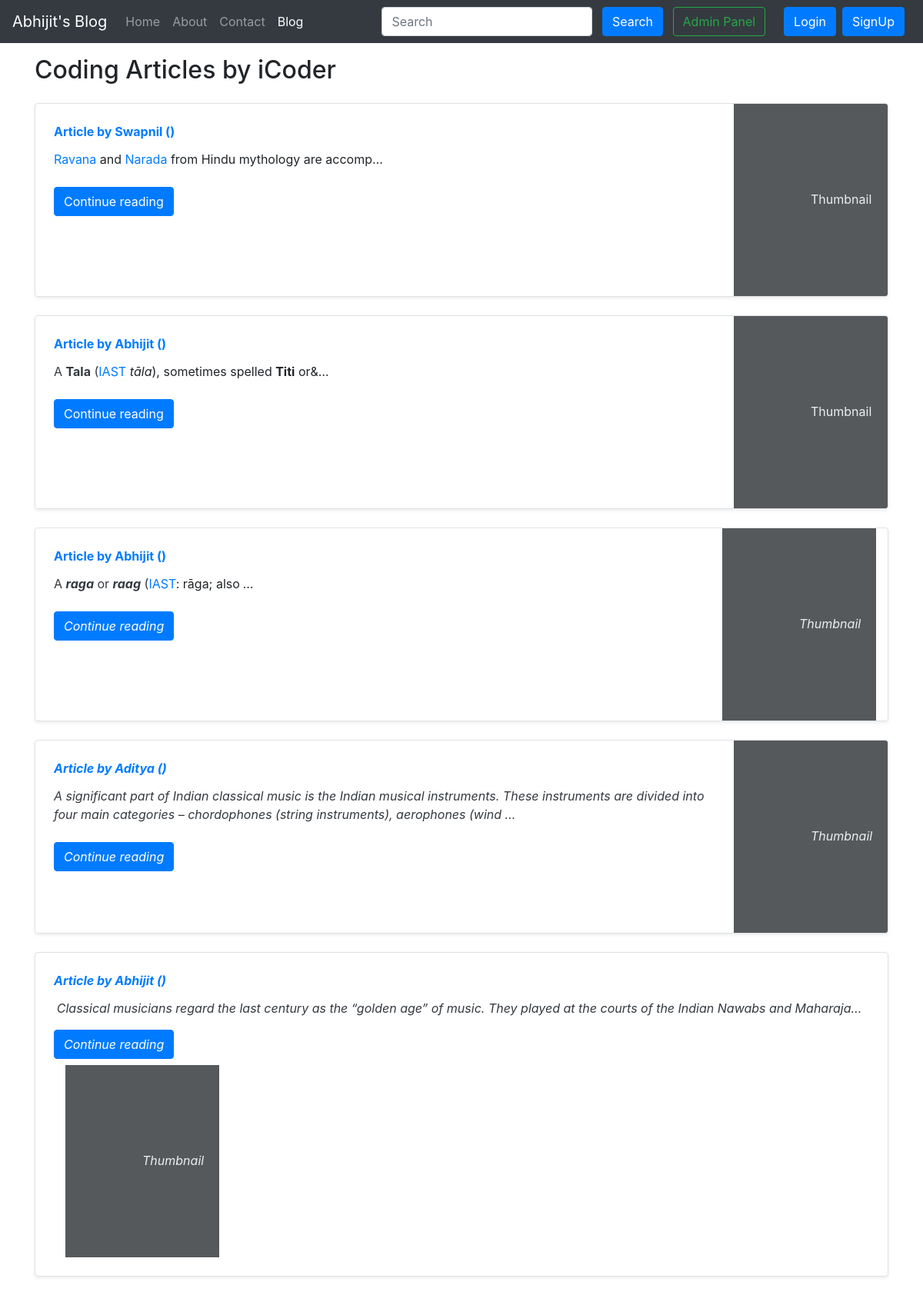
Screenshot of /blog/ with the database file from the repository.
### blog/models.py (models this page shows, shortened)
class Post(models.Model):
    sno=models.AutoField(primary_key=True)
    title=models.CharField(max_length=255)
    author=models.CharField(max_length=14)
    slug=models.CharField(max_length=130)
    timeStamp=models.DateTimeField(blank=True)
    content=models.TextField()

### blog/views.py (the view)
# urls.py: path('',views.blogHome, name='blogHome'),
def blogHome(request):
    allPosts= Post.objects.all()
    context={'allPosts': allPosts}
    return render(request, "blog/blogHome.html", context)

### templates/blog/bloghome.html (shortened to what this page needs)
{% extends 'base.html' %}
{% block blogactive %} active {% endblock blogactive %}
{% block body %}
<div class="container my-3">
    <h2>Coding Articles by iCoder</h2>
    {% for post in allPosts  %}
    <div class="row no-gutters border rounded overflow-hidden flex-md-row mb-4 shadow-sm h-md-250 my-4 position-relative">
        <div class="col p-4 d-flex flex-column position-static">
            <strong class="d-inline-block mb-2 text-primary">Article  by {{post.author}} ({{post.views}})</strong>
            <h3 class="mb-0"><a class="text-dark" href="/blog/{{post.slug}}"{{post.title}} </a> </h3>
            <p class="card-text mb-auto">{{post.content|safe |truncatechars:200}}</p>
            <div class="my-2">
            	<a href="/blog/{{post.slug}}" role="button" class="btn btn-primary">Continue reading</a>
            </div>
        </div>
        <div class="col-auto d-none d-lg-block">
            <svg class="bd-placeholder-img" width="200" height="250" xmlns="http://www.w3.org/2000/svg" preserveAspectRatio="xMidYMid slice" focusable="false" role="img" aria-label="Placeholder: Thumbnail">
                <rect width="100%" height="100%" fill="#55595c"></rect><text x="50%" y="50%" fill="#eceeef" dy=".3em">Thumbnail</text>
            </svg>
        </div>
        </div>
        {% endfor %}
    </div>
 {% endblock %}

### templates/base.html (shortened to what this page needs)
<!doctype html>
<html lang="en">
  <head>
    <link rel="stylesheet" href="https://stackpath.bootstrapcdn.com/bootstrap/4.5.2/css/bootstrap.min.css">
  </head>
  <body>
    <nav class="navbar navbar-expand-lg navbar-dark bg-dark">
        <a class="navbar-brand" href="/">Abhijit's Blog</a>
        <div class="collapse navbar-collapse" id="navbarSupportedContent">
          <ul class="navbar-nav mr-auto">
            <li class="nav-item {% block homeactive %}  {% endblock homeactive %}">
              <a class="nav-link" href="/">Home <span class="sr-only">(current)</span></a>
            </li>
            <li class="nav-item {% block aboutactive %}  {% endblock aboutactive %}" >
              <a class="nav-link" href="/about">About</a>
            </li>
            <li class="nav-item {% block contactactive %}  {% endblock contactactive %} ">
              <a class="nav-link" href="/contact">Contact</a>
            </li>
            <li class="nav-item {% block blogactive %}  {% endblock blogactive %} ">
              <a class="nav-link" href="/blog">Blog</a>
            </li>
          </ul>
          <div class="ml-auto form-inline ">
          <form method="get" action="/search"class="my-2 my-lg-0 mx-3">
            <input class="form-control mr-sm-2" type="search" placeholder="Search" aria-label="Search" name="query" id="query">
            <button class="btn btn-primary my-2 my-sm-0 " type="submit">Search</button>
            <a href="/admin" role="button" target="_blank" class="btn btn-outline-success m-2 my-sm-0"> Admin Panel </a>
          </form>
{% if user.is_authenticated %}
<ul class="navbar-nav mr-2">
<li class="nav-item dropdown">
<a class="nav-link dropdown-toggle" href='#' id="navbarDropdown" role="button" data-toggle="dropdown"> Welcome {{request.user}}</a>
<div class="dropdown-menu" aria-labelledby="navbarDropdown">
          <a class="dropdown-item" href="/logout">Logout</a>
        </div>
      </li>
      </ul>
      </div>
{% else %}
<button type="button" class="btn btn-primary mr-2" data-toggle="modal" data-target="#loginModal">
Login
</button>
<button type="button" class="btn btn-primary mr-2" data-toggle="modal" data-target="#signupModal">
SignUp
</button>
{% endif %}
        </div>
      </nav>
      {% block body %}  {% endblock body %}
  </body>
</html>

### rows the page displays
Post: author "Swapnil", content "Ravana and Narada from Hindu mythology are accomp…"
Post: author "Abhijit", content "A Tala ( IAST tāla ), sometimes spelled Titi or&…"
Post: author "Abhijit", content "A raga or raag ( IAST : rāga; also …"
Post: author "Aditya", content "A significant part of Indian classical music is the Indian musical instruments. These instruments are divided into four main categories – chordophones (string instruments), aerophones (wind …"
Post: author "Abhijit", content "Classical musicians regard the last century as the “golden age” of music. They played at the courts of the Indian Nawabs and Maharaja…"
